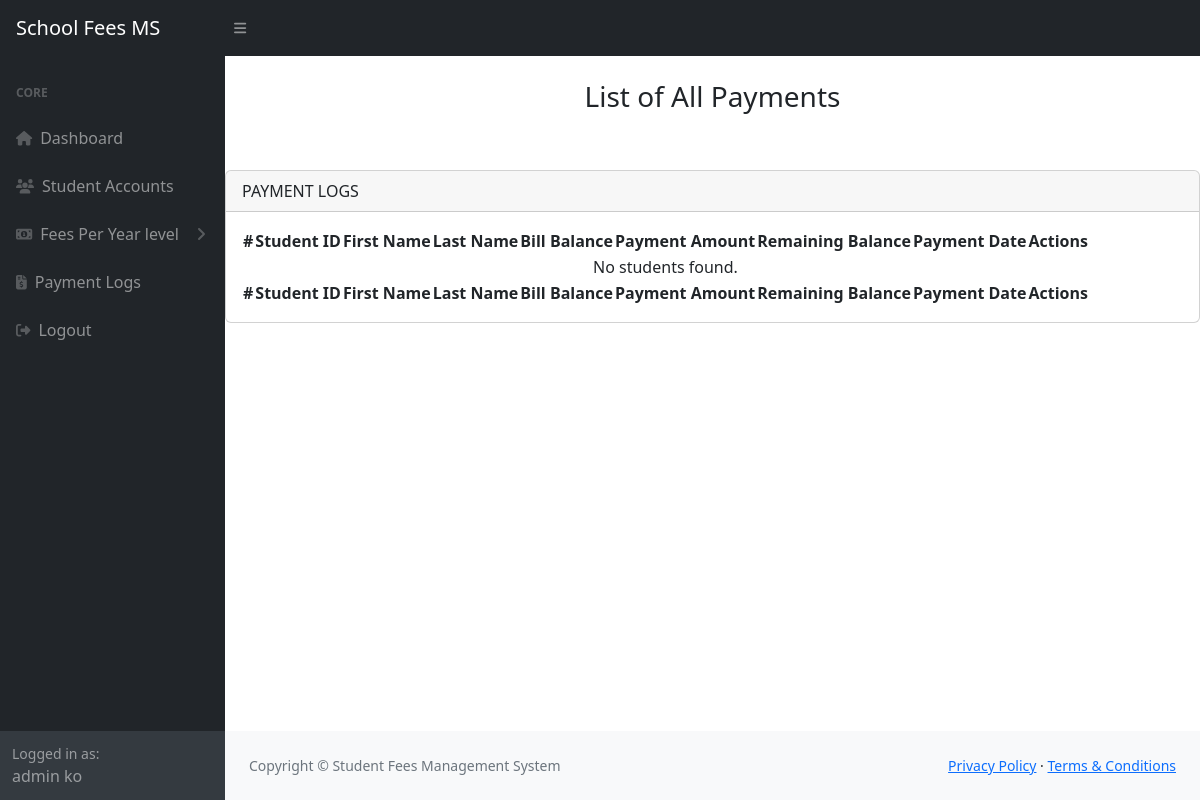
Page /admin/all-payments.php on the earlier database version.
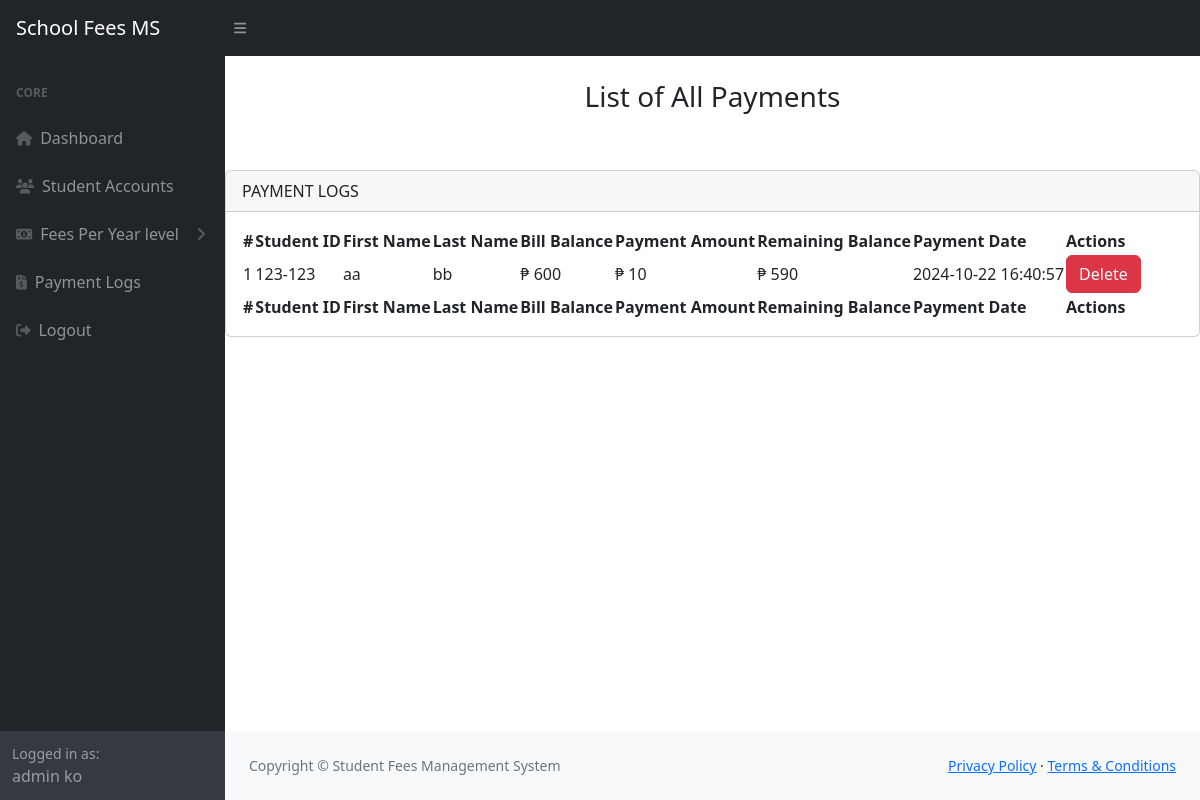
Same page on the later database version.
### tables this page shows
CREATE TABLE `accounts` (
  `id` int(11) NOT NULL,
  `profile_pic` varchar(200) NOT NULL,
  `first_name` varchar(80) NOT NULL,
  `last_name` varchar(80) NOT NULL,
  `email` varchar(100) NOT NULL,
  `password` varchar(100) NOT NULL,
  `school_id` varchar(100) NOT NULL,
  `year_level` varchar(100) NOT NULL,
  `bill_balance` int(20) NOT NULL,
  `user_type` varchar(30) NOT NULL,
  `date_registered` datetime NOT NULL DEFAULT current_timestamp()
);

CREATE TABLE `payment` (
  `id` int(11) NOT NULL,
  `student_id` varchar(20) NOT NULL,
  `first_name` varchar(80) NOT NULL,
  `last_name` varchar(80) NOT NULL,
  `bill_balance` int(20) NOT NULL,
  `payment_amount` int(20) NOT NULL,
  `remaining_balance` int(20) NOT NULL,
  `payment_date` datetime NOT NULL DEFAULT current_timestamp()
);

### admin/all-payments.php (the view, shortened to what the changed rows need)
<?php include("adminHeader.php"); ?>
    <main>
        <div class="card mt-5">
            <div class="card-body">
                <table id="datatablesSimple">
                    <thead>
                        <tr>
                            <th>#</th>
                            <th>Student ID</th>
                            <th>First Name</th>
                            <th>Last Name</th>
                            <th>Bill Balance</th>
                            <th>Payment Amount</th>
                            <th>Remaining Balance</th>
                            <th>Payment Date</th>
                            <th>Actions</th>
                        </tr>
                    </thead>
                    <tfoot>
                        <tr>
                            <th>#</th>
                            <th>Student ID</th>
                            <th>First Name</th>
                            <th>Last Name</th>
                            <th>Bill Balance</th>
                            <th>Payment Amount</th>
                            <th>Remaining Balance</th>
                            <th>Payment Date</th>
                            <th>Actions</th>
                        </tr>
                    </tfoot>
                    <tbody>
                        <?php
                        $sql = "SELECT * FROM payment ORDER BY id DESC";
                        $result = $connection->query($sql);
                        if ($result->num_rows > 0) {
                            $count = 1;
                            while ($row = $result->fetch_assoc()) {
                                echo "<tr>
                                            <td>{$count}</td>
                                            <td>{$row['student_id']}</td>
                                            <td>{$row['first_name']}</td>
                                            <td>{$row['last_name']}</td>
                                            <td>₱ {$row['bill_balance']}</td>
                                            <td>₱ {$row['payment_amount']}</td>
                                            <td>₱ {$row['remaining_balance']}</td>
                                            <td>{$row['payment_date']}</td>
                                            <td>
                                                <button class='btn btn-danger' onclick='confirmDelete(" . $row['id'] . ")'>Delete</button>
                                            </td>
                                        </tr>";
                                $count++;
                            }
                        } else {
                            echo "<tr><td colspan='9' class='text-center'>No students found.</td></tr>";
                        }
                        ?>
                    </tbody>
                </table>
            </div>
        </div>
    </main>
<?php include("../includes/footer.php"); ?>
<?php include("../includes/scripts.php"); ?>

### admin/adminHeader.php (shortened to what the changed rows need)
<?php
    include('../database/connection.php');
    $sql = "SELECT * FROM accounts WHERE user_type = 'admin'";
    $result = $connection->query($sql);
    if ($result->num_rows > 0) {
        $user = $result->fetch_assoc();
    } else {
        die('User not found.');
    }
?>
<!DOCTYPE html>
<html lang="en">
    <head>
        <link href="https://cdn.jsdelivr.net/npm/simple-datatables@7.1.2/dist/style.min.css" rel="stylesheet" />
        <link href="../css/styles.css" rel="stylesheet" />
    </head>
    <body class="sb-nav-fixed">
        <div id="layoutSidenav">
            <div id="layoutSidenav_nav">
                <nav class="sb-sidenav accordion sb-sidenav-dark" id="sidenavAccordion">
                    <div class="sb-sidenav-menu">
                        <div class="nav">
                        </div>
                    </div>
                    <div class="sb-sidenav-footer">
                        <div class="small">Logged in as:</div>
                        <?php echo $user['first_name'] . ' ' . $user['last_name']; ?>
                    </div>
                </nav>
            </div>
            <div id="layoutSidenav_content">

Differences in the rows shown:
added payment: student "123-123", first_name "aa", last_name "bb", bill_balance "600", payment_amount "10", remaining_balance "590", payment_date "2024-10-22 16:40:57"
Other differences:
text no longer shown: "No students found."
